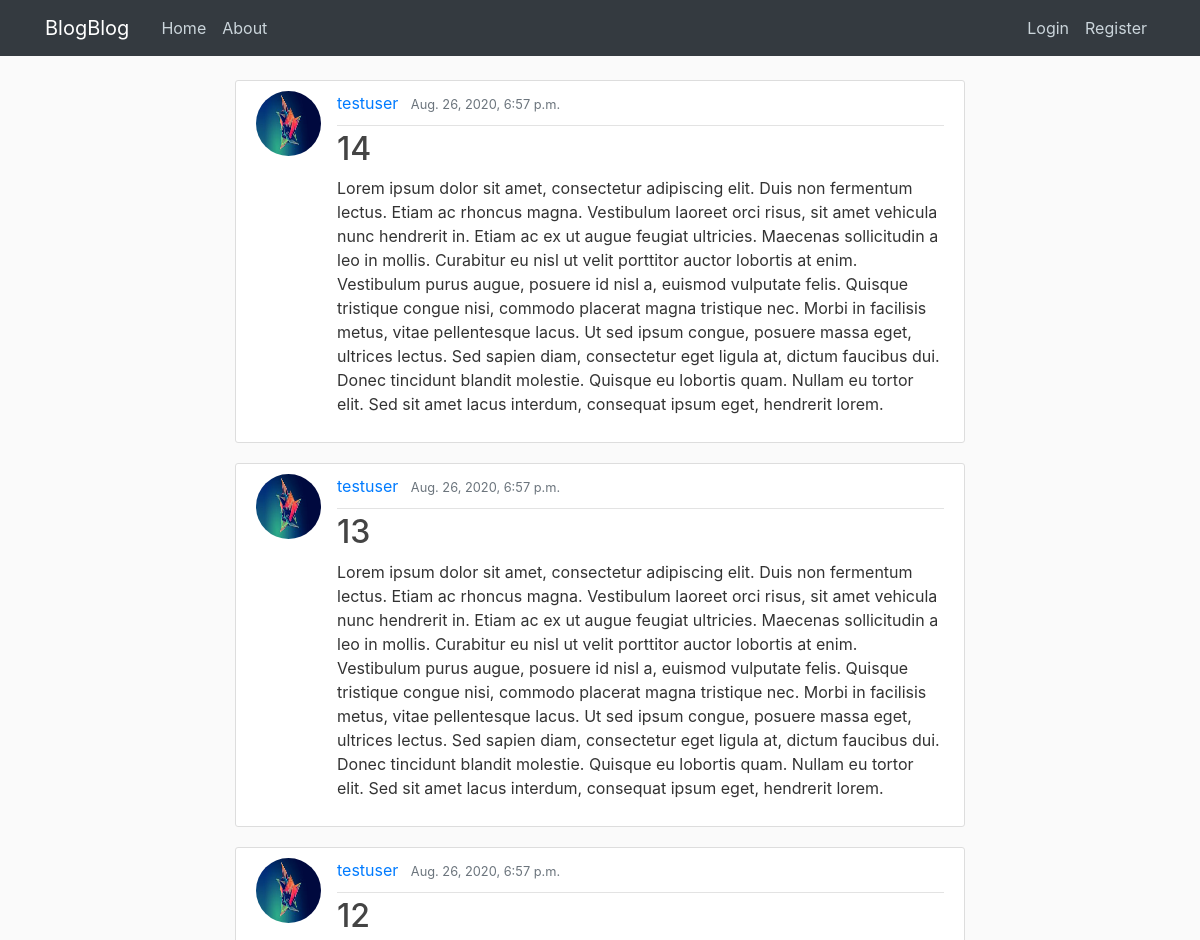
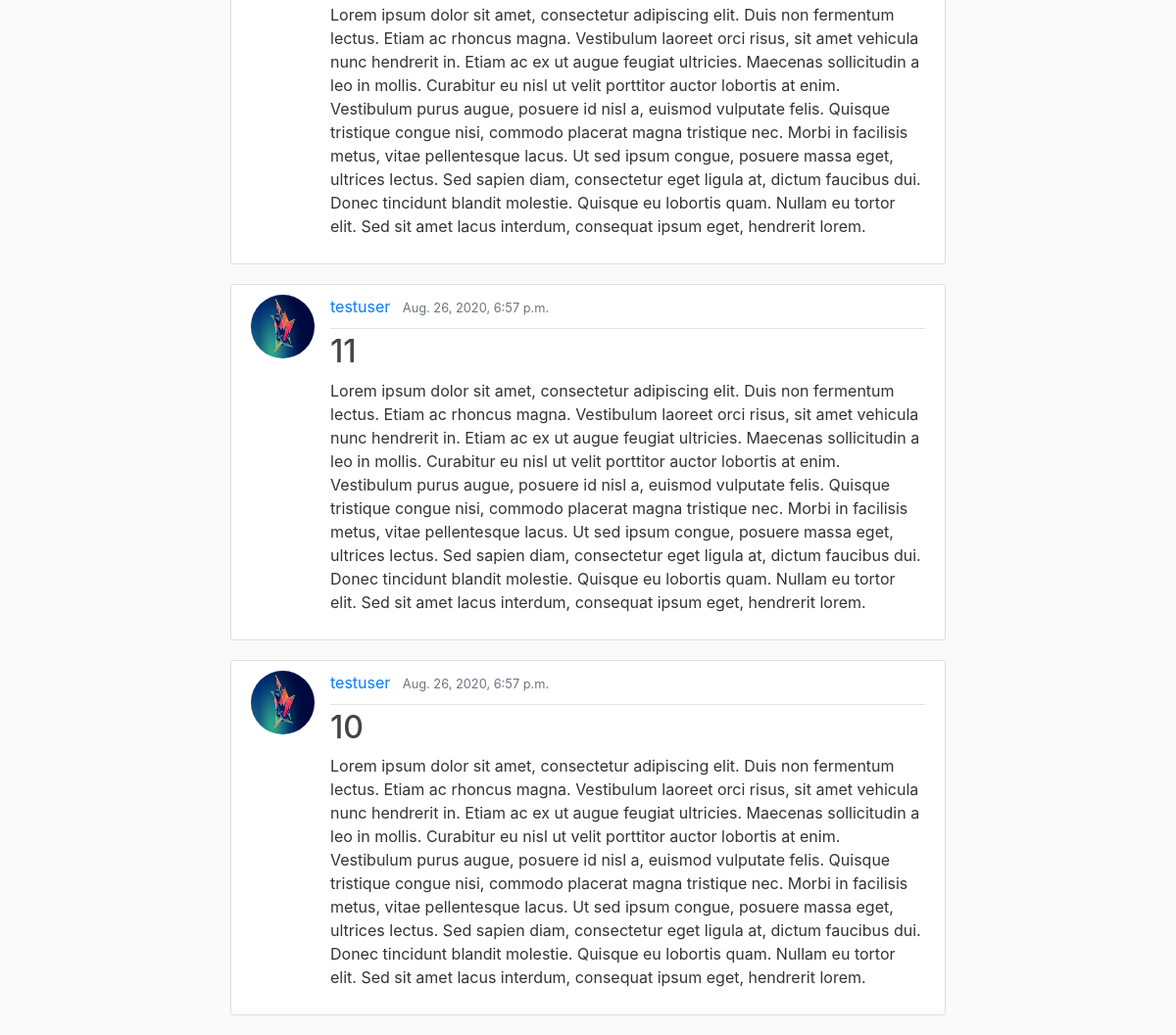
The page / on the database its author committed (2 pictures, top to bottom).
### blog/models.py (models this page shows, shortened)
class Post(models.Model):
    title = models.CharField(max_length=100)
    content = models.TextField()
    date_posted = models.DateTimeField(default=timezone.now)
    author = models.ForeignKey(User, on_delete=models.CASCADE)

### users/models.py (models this page shows, shortened)
class Profile(models.Model):
    user = models.OneToOneField(User, on_delete=models.CASCADE)
    image = models.ImageField(default='default.jpg', upload_to='profile_pics')

### blog/views.py (the view)
# urls.py: path('', PostListView.as_view(), name='blog-home'),
class PostListView(ListView):
    model = Post
    template_name = 'blog/home.html'
    context_object_name = 'posts'
    ordering = ['-date_posted']
    paginate_by = 5

### blog/templates/blog/home.html
{% extends "blog/base.html" %}
{% block content %}
    {% for post in posts %}
    <article class="media content-section">
        <img class="rounded-circle article-img" src="{{ post.author.profile.image.url }}">
        <div class="media-body">
            <div class="article-metadata">
                <a class="mr-2" href="#">{{ post.author }}</a>
                <small class="text-muted">{{ post.date_posted }}</small>
            </div>
            <h2><a class="article-title" href={% url 'post-detail' post.id %}>{{ post.title }}</a></h2>
            <p class="article-content">{{ post.content }}</p>
        </div>
    </article>
    {% endfor %}
{% endblock content %}

### blog/static/blog/main.css (style rules this page uses)
body { background: #fafafa; color: #333333; margin-top: 5rem; }
h1, h2, h3, h4, h5, h6 { color: #444444; }
.content-section { background: #ffffff; padding: 10px 20px; border: 1px solid #dddddd; border-radius: 3px; margin-bottom: 20px; }
.article-title { color: #444444; }
.article-content { white-space: pre-line; }
.article-img { height: 65px; width: 65px; margin-right: 16px; }
.article-metadata { padding-bottom: 10px; margin-bottom: 4px; border-bottom: 1px solid #e3e3e3 }

### rows shown on the page
Post: author.profile.image (placeholder picture), author "testuser", date_posted "Aug. 26, 2020, 6:57 p.m.", title "14", content "Lorem ipsum dolor sit amet, consectetur adipiscing elit. Duis non fermentum lectus. Etiam ac rhoncus magna. Vestibulum laoreet orci risus, sit amet vehicula nunc hendrerit in. Etiam ac ex ut augue feugiat ultricies. Maecenas sollicitudin a leo in mollis. Curabitur eu nisl ut velit porttitor auctor lobortis at enim. Vestibulum purus augue, posuere id nisl a, euismod vulputate felis. Quisque tristique congue nisi, commodo placerat magna tristique nec. Morbi in facilisis metus, vitae pellentesque lacus. Ut sed ipsum congue, posuere massa eget, ultrices lectus. Sed sapien diam, consectetur eget ligula at, dictum faucibus dui. Donec tincidunt blandit molestie. Quisque eu lobortis quam. Nullam eu…"
Post: author.profile.image (placeholder picture), author "testuser", date_posted "Aug. 26, 2020, 6:57 p.m.", title "13", content "Lorem ipsum dolor sit amet, consectetur adipiscing elit. Duis non fermentum lectus. Etiam ac rhoncus magna. Vestibulum laoreet orci risus, sit amet vehicula nunc hendrerit in. Etiam ac ex ut augue feugiat ultricies. Maecenas sollicitudin a leo in mollis. Curabitur eu nisl ut velit porttitor auctor lobortis at enim. Vestibulum purus augue, posuere id nisl a, euismod vulputate felis. Quisque tristique congue nisi, commodo placerat magna tristique nec. Morbi in facilisis metus, vitae pellentesque lacus. Ut sed ipsum congue, posuere massa eget, ultrices lectus. Sed sapien diam, consectetur eget ligula at, dictum faucibus dui. Donec tincidunt blandit molestie. Quisque eu lobortis quam. Nullam eu…"
Post: author.profile.image (placeholder picture), author "testuser", date_posted "Aug. 26, 2020, 6:57 p.m.", title "12", content "Lorem ipsum dolor sit amet, consectetur adipiscing elit. Duis non fermentum lectus. Etiam ac rhoncus magna. Vestibulum laoreet orci risus, sit amet vehicula nunc hendrerit in. Etiam ac ex ut augue feugiat ultricies. Maecenas sollicitudin a leo in mollis. Curabitur eu nisl ut velit porttitor auctor lobortis at enim. Vestibulum purus augue, posuere id nisl a, euismod vulputate felis. Quisque tristique congue nisi, commodo placerat magna tristique nec. Morbi in facilisis metus, vitae pellentesque lacus. Ut sed ipsum congue, posuere massa eget, ultrices lectus. Sed sapien diam, consectetur eget ligula at, dictum faucibus dui. Donec tincidunt blandit molestie. Quisque eu lobortis quam. Nullam eu…"
Post: author.profile.image (placeholder picture), author "testuser", date_posted "Aug. 26, 2020, 6:57 p.m.", title "11", content "Lorem ipsum dolor sit amet, consectetur adipiscing elit. Duis non fermentum lectus. Etiam ac rhoncus magna. Vestibulum laoreet orci risus, sit amet vehicula nunc hendrerit in. Etiam ac ex ut augue feugiat ultricies. Maecenas sollicitudin a leo in mollis. Curabitur eu nisl ut velit porttitor auctor lobortis at enim. Vestibulum purus augue, posuere id nisl a, euismod vulputate felis. Quisque tristique congue nisi, commodo placerat magna tristique nec. Morbi in facilisis metus, vitae pellentesque lacus. Ut sed ipsum congue, posuere massa eget, ultrices lectus. Sed sapien diam, consectetur eget ligula at, dictum faucibus dui. Donec tincidunt blandit molestie. Quisque eu lobortis quam. Nullam eu…"
Post: author.profile.image (placeholder picture), author "testuser", date_posted "Aug. 26, 2020, 6:57 p.m.", title "10", content "Lorem ipsum dolor sit amet, consectetur adipiscing elit. Duis non fermentum lectus. Etiam ac rhoncus magna. Vestibulum laoreet orci risus, sit amet vehicula nunc hendrerit in. Etiam ac ex ut augue feugiat ultricies. Maecenas sollicitudin a leo in mollis. Curabitur eu nisl ut velit porttitor auctor lobortis at enim. Vestibulum purus augue, posuere id nisl a, euismod vulputate felis. Quisque tristique congue nisi, commodo placerat magna tristique nec. Morbi in facilisis metus, vitae pellentesque lacus. Ut sed ipsum congue, posuere massa eget, ultrices lectus. Sed sapien diam, consectetur eget ligula at, dictum faucibus dui. Donec tincidunt blandit molestie. Quisque eu lobortis quam. Nullam eu…"
